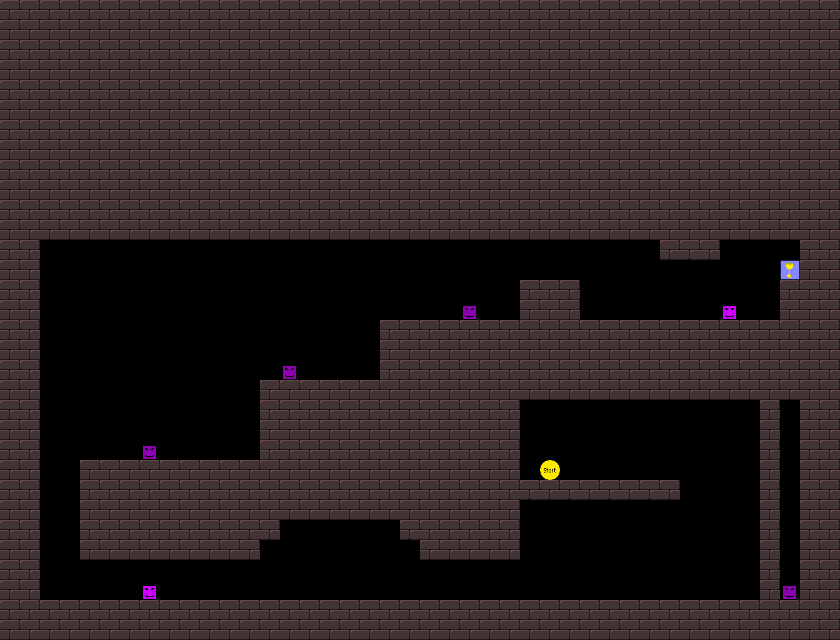

This game map was drawn from its Tiled (.tmx) file and the tilesets committed beside it. A one-line description and the full map source follow:
An orthogonal 42x32 tile map with 20x20 px tiles, 1 tile layer (bg).

<map version="1.0" orientation="orthogonal" width="42" height="32" tilewidth="20" tileheight="20">
 <tileset firstgid="1" name="tiles1_neu_kleiner" tilewidth="20" tileheight="20">
  <image source="tiles1_neu_kleiner.png" width="120" height="240" />
 </tileset>
 <layer name="bg" width="42" height="32">
  <data encoding="csv">
8,8,8,8,8,8,8,8,8,8,8,8,8,8,8,8,8,8,8,8,8,8,8,8,8,8,8,8,8,8,8,8,8,8,8,8,8,8,8,8,8,8,
8,8,8,8,8,8,8,8,8,8,8,8,8,8,8,8,8,8,8,8,8,8,8,8,8,8,8,8,8,8,8,8,8,8,8,8,8,8,8,8,8,8,
8,8,8,8,8,8,8,8,8,8,8,8,8,8,8,8,8,8,8,8,8,8,8,8,8,8,8,8,8,8,8,8,8,8,8,8,8,8,8,8,8,8,
8,8,8,8,8,8,8,8,8,8,8,8,8,8,8,8,8,8,8,8,8,8,8,8,8,8,8,8,8,8,8,8,8,8,8,8,8,8,8,8,8,8,
8,8,8,8,8,8,8,8,8,8,8,8,8,8,8,8,8,8,8,8,8,8,8,8,8,8,8,8,8,8,8,8,8,8,8,8,8,8,8,8,8,8,
8,8,8,8,8,8,8,8,8,8,8,8,8,8,8,8,8,8,8,8,8,8,8,8,8,8,8,8,8,8,8,8,8,8,8,8,8,8,8,8,8,8,
8,8,8,8,8,8,8,8,8,8,8,8,8,8,8,8,8,8,8,8,8,8,8,8,8,8,8,8,8,8,8,8,8,8,8,8,8,8,8,8,8,8,
8,8,8,8,8,8,8,8,8,8,8,8,8,8,8,8,8,8,8,8,8,8,8,8,8,8,8,8,8,8,8,8,8,8,8,8,8,8,8,8,8,8,
8,8,8,8,8,8,8,8,8,8,8,8,8,8,8,8,8,8,8,8,8,8,8,8,8,8,8,8,8,8,8,8,8,8,8,8,8,8,8,8,8,8,
8,8,8,8,8,8,8,8,8,8,8,8,8,8,8,8,8,8,8,8,8,8,8,8,8,8,8,8,8,8,8,8,8,8,8,8,8,8,8,8,8,8,
8,8,8,8,8,8,8,8,8,8,8,8,8,8,8,8,8,8,8,8,8,8,8,8,8,8,8,8,8,8,8,8,8,8,8,8,8,8,8,8,8,8,
8,8,8,8,8,8,8,8,8,8,8,8,8,8,8,8,8,8,8,8,8,8,8,8,8,8,8,8,8,8,8,8,8,8,8,8,8,8,8,8,8,8,
8,8,0,0,0,0,0,0,0,0,0,0,0,0,0,0,0,0,0,0,0,0,0,0,0,0,0,0,0,0,0,0,0,8,8,8,0,0,0,0,8,8,
8,8,0,0,0,0,0,0,0,0,0,0,0,0,0,0,0,0,0,0,0,0,0,0,0,0,0,0,0,0,0,0,0,0,0,0,0,0,0,48,8,8,
8,8,0,0,0,0,0,0,0,0,0,0,0,0,0,0,0,0,0,0,0,0,0,0,0,0,8,8,8,0,0,0,0,0,0,0,0,0,0,8,8,8,
8,8,0,0,0,0,0,0,0,0,0,0,0,0,0,0,0,0,0,0,0,0,0,51,0,0,8,8,8,0,0,0,0,0,0,0,50,0,0,8,8,8,
8,8,0,0,0,0,0,0,0,0,0,0,0,0,0,0,0,0,0,8,8,8,8,8,8,8,8,8,8,8,8,8,8,8,8,8,8,8,8,8,8,8,
8,8,0,0,0,0,0,0,0,0,0,0,0,0,0,0,0,0,0,8,8,8,8,8,8,8,8,8,8,8,8,8,8,8,8,8,8,8,8,8,8,8,
8,8,0,0,0,0,0,0,0,0,0,0,0,0,51,0,0,0,0,8,8,8,8,8,8,8,8,8,8,8,8,8,8,8,8,8,8,8,8,8,8,8,
8,8,0,0,0,0,0,0,0,0,0,0,0,8,8,8,8,8,8,8,8,8,8,8,8,8,8,8,8,8,8,8,8,8,8,8,8,8,8,8,8,8,
8,8,0,0,0,0,0,0,0,0,0,0,0,8,8,8,8,8,8,8,8,8,8,8,8,8,0,0,0,0,0,0,0,0,0,0,0,0,8,0,8,8,
8,8,0,0,0,0,0,0,0,0,0,0,0,8,8,8,8,8,8,8,8,8,8,8,8,8,0,0,0,0,0,0,0,0,0,0,0,0,8,0,8,8,
8,8,0,0,0,0,0,51,0,0,0,0,0,8,8,8,8,8,8,8,8,8,8,8,8,8,0,0,0,0,0,0,0,0,0,0,0,0,8,0,8,8,
8,8,0,0,8,8,8,8,8,8,8,8,8,8,8,8,8,8,8,8,8,8,8,8,8,8,0,47,0,0,0,0,0,0,0,0,0,0,8,0,8,8,
8,8,0,0,8,8,8,8,8,8,8,8,8,8,8,8,8,8,8,8,8,8,8,8,8,8,8,8,8,8,8,8,8,8,0,0,0,0,8,0,8,8,
8,8,0,0,8,8,8,8,8,8,8,8,8,8,8,8,8,8,8,8,8,8,8,8,8,8,0,0,0,0,0,0,0,0,0,0,0,0,8,0,8,8,
8,8,0,0,8,8,8,8,8,8,8,8,8,8,0,0,0,0,0,0,8,8,8,8,8,8,0,0,0,0,0,0,0,0,0,0,0,0,8,0,8,8,
8,8,0,0,8,8,8,8,8,8,8,8,8,0,0,0,0,0,0,0,0,8,8,8,8,8,0,0,0,0,0,0,0,0,0,0,0,0,8,0,8,8,
8,8,0,0,0,0,0,0,0,0,0,0,0,0,0,0,0,0,0,0,0,0,0,0,0,0,0,0,0,0,0,0,0,0,0,0,0,0,8,0,8,8,
8,8,0,0,0,0,0,50,0,0,0,0,0,0,0,0,0,0,0,0,0,0,0,0,0,0,0,0,0,0,0,0,0,0,0,0,0,0,8,51,8,8,
8,8,8,8,8,8,8,8,8,8,8,8,8,8,8,8,8,8,8,8,8,8,8,8,8,8,8,8,8,8,8,8,8,8,8,8,8,8,8,8,8,8,
8,8,8,8,8,8,8,8,8,8,8,8,8,8,8,8,8,8,8,8,8,8,8,8,8,8,8,8,8,8,8,8,8,8,8,8,8,8,8,8,8,8
</data>
 </layer>
</map>
